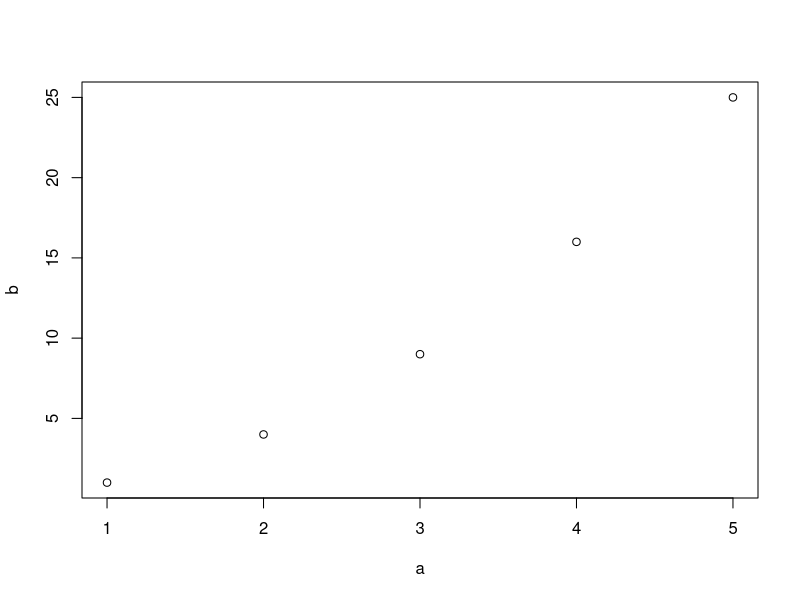
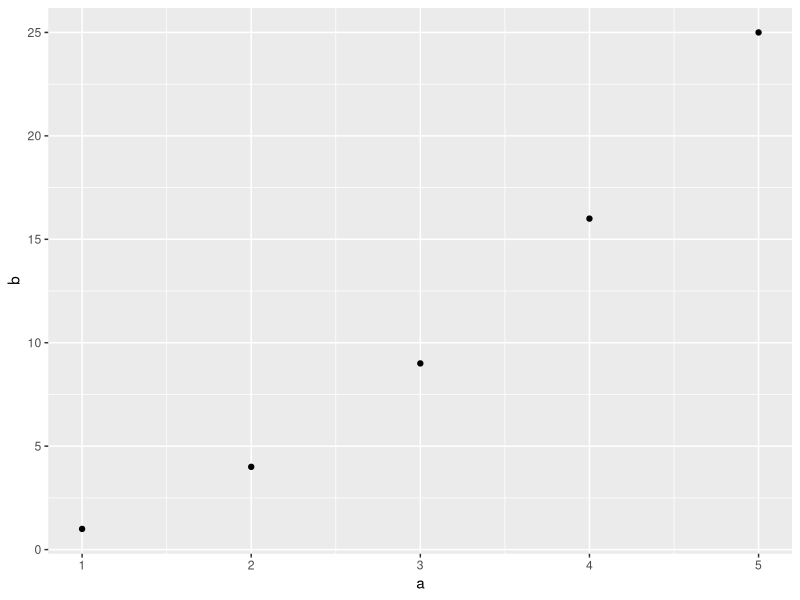

R code for these plots, in order: (Note: this script raises an error after producing the figures.)
## ---- chunk 1
d <- data.frame(a = 1:5, b = (1:5)^2)
class(d)
## ---- chunk 2
plot(d)
## ---- chunk 3
methods(plot)
## ---- chunk 4
getAnywhere("plot.data.frame")
## ---- chunk 5
class(d) <- c("ggplot_able", class(d))
class(d)
## ---- chunk 6
plot.ggplot_able <- function(x, ...) {
    stopifnot(require("ggplot2"))
    plot2 <- function(x, xlab = names(x)[1L], ylab = names(x)[2L],
        ...) qplot(x[[1L]], x[[2L]], xlab = xlab, ylab = ylab,
        ...)
    if (!is.data.frame(x))
        stop("'plot.ggplot_able' applied to non data frame")
    if (ncol(x) == 1) {
        qplot(x[[1L]], ...)
    } else if (ncol(x) == 2) {
        plot2(x, ...)
    } else {
        stop("plot.ggplot_able: Don't know what to do")
    }
}
## ---- chunk 7
plot(d)
## ---- chunk 8
nthRow.data.frame <- function(x, n) {
    if (0L < n && n <= nrow(x))
        x[n, ]
    else
        stop("nthRow.data.frame: Bad value for n")
}

nthRow <- function(x, n) UseMethod("nthRow")
## ---- chunk 9
nthRow(d, 2)
## ---- chunk 10
class(d) <- "foobar"
plot(d)
## ---- chunk 11
sessionInfo()
